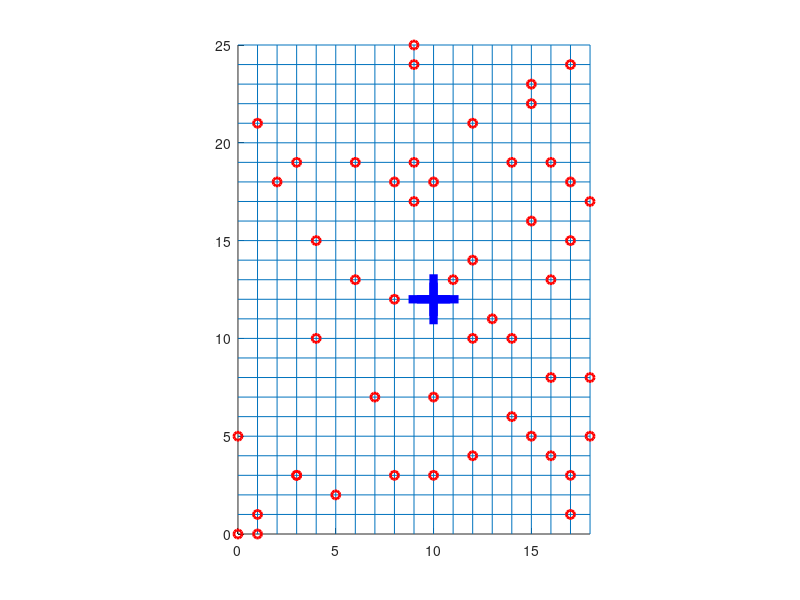
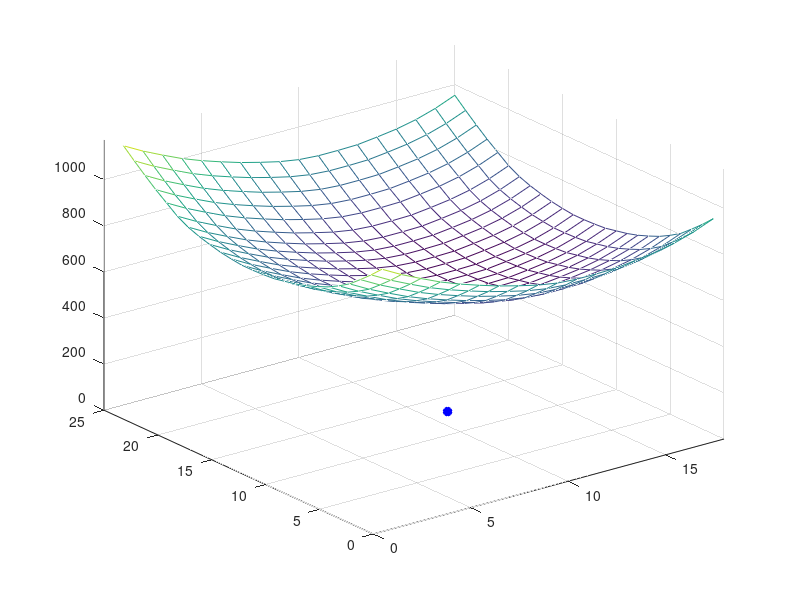

The MATLAB script that drew these images, in order:
clear; figure(1); clf; hold on

nx = 18; ny = 25;

for i = 1 : ny
    line([0, nx], [i, i])
end

for i = 1 : nx
    line([i i], [0 ny])
end

NoH = 50;

x = randi([0 nx], NoH, 1); y = randi([0 ny], NoH, 1);

plot(x, y, 'ro', 'linewidth', 2);

for i = 0 : nx
  for j = 0 : ny
    d = 0;
    for k = 1 : NoH
      d = d + abs(x(k) - i) + abs(y(k) - j);
    end
    fire(i+1, j+1) = d;
  end
end

s = (nx + ny) * NoH;

for i = 1 : nx+1
  for j = 1 : ny+1
    if fire(i,j) < s
      s = fire(i,j);
      m = i;
      n = j;
    end
  end
end

plot(m-1, n-1, 'bs', 'linewidth', 30);

axis image

figure(2); clf; mesh(fire'); hold on

plot(m, n, 'b*', 'linewidth', 4)
axis([0 nx 0 ny 0 max(max(fire))])
